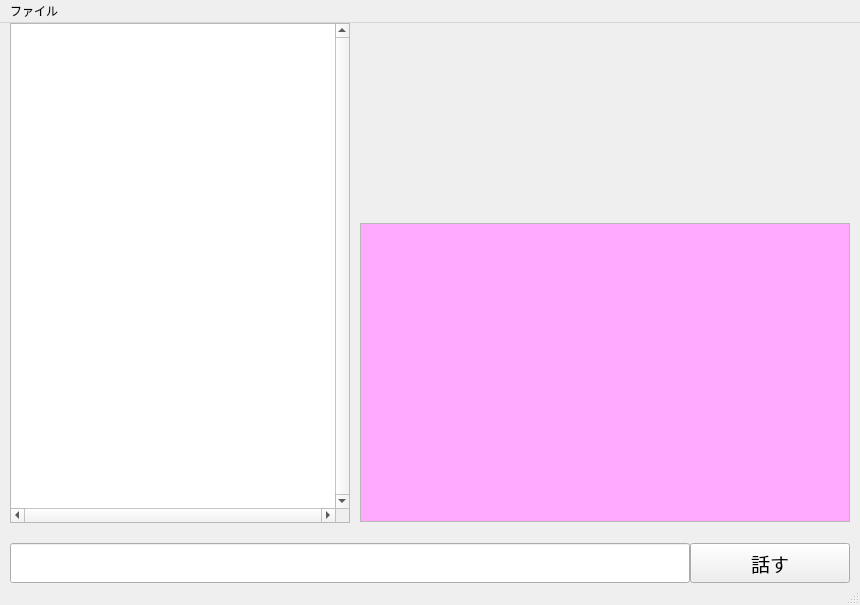
<?xml version="1.0" encoding="UTF-8"?>
<ui version="4.0">
 <class>MainWindow</class>
 <widget class="QMainWindow" name="MainWindow">
  <property name="geometry">
   <rect>
    <x>0</x>
    <y>0</y>
    <width>860</width>
    <height>605</height>
   </rect>
  </property>
  <property name="windowTitle">
   <string>MainWindow</string>
  </property>
  <widget class="QWidget" name="centralwidget">
   <widget class="QListWidget" name="listLog">
    <property name="geometry">
     <rect>
      <x>10</x>
      <y>0</y>
      <width>340</width>
      <height>500</height>
     </rect>
    </property>
    <property name="font">
     <font>
      <pointsize>10</pointsize>
     </font>
    </property>
    <property name="verticalScrollBarPolicy">
     <enum>Qt::ScrollBarAlwaysOn</enum>
    </property>
    <property name="horizontalScrollBarPolicy">
     <enum>Qt::ScrollBarAlwaysOn</enum>
    </property>
   </widget>
   <widget class="QLineEdit" name="lineEdit">
    <property name="geometry">
     <rect>
      <x>10</x>
      <y>520</y>
      <width>680</width>
      <height>40</height>
     </rect>
    </property>
    <property name="font">
     <font>
      <pointsize>14</pointsize>
     </font>
    </property>
   </widget>
   <widget class="QPushButton" name="buttonTalk">
    <property name="geometry">
     <rect>
      <x>690</x>
      <y>520</y>
      <width>160</width>
      <height>40</height>
     </rect>
    </property>
    <property name="font">
     <font>
      <pointsize>14</pointsize>
     </font>
    </property>
    <property name="text">
     <string>話す</string>
    </property>
   </widget>
   <widget class="QLabel" name="labelShowing">
    <property name="geometry">
     <rect>
      <x>350</x>
      <y>0</y>
      <width>500</width>
      <height>200</height>
     </rect>
    </property>
    <property name="text">
     <string/>
    </property>
    <property name="pixmap">
     <pixmap resource="qt_resours.qrc">:/re/python-powered.png</pixmap>
    </property>
    <property name="alignment">
     <set>Qt::AlignCenter</set>
    </property>
   </widget>
   <widget class="QTextEdit" name="textEdit">
    <property name="geometry">
     <rect>
      <x>360</x>
      <y>200</y>
      <width>490</width>
      <height>299</height>
     </rect>
    </property>
    <property name="palette">
     <palette>
      <active>
       <colorrole role="Base">
        <brush brushstyle="SolidPattern">
         <color alpha="255">
          <red>255</red>
          <green>170</green>
          <blue>255</blue>
         </color>
        </brush>
       </colorrole>
      </active>
      <inactive>
       <colorrole role="Base">
        <brush brushstyle="SolidPattern">
         <color alpha="255">
          <red>255</red>
          <green>170</green>
          <blue>255</blue>
         </color>
        </brush>
       </colorrole>
      </inactive>
      <disabled>
       <colorrole role="Base">
        <brush brushstyle="SolidPattern">
         <color alpha="255">
          <red>240</red>
          <green>240</green>
          <blue>240</blue>
         </color>
        </brush>
       </colorrole>
      </disabled>
     </palette>
    </property>
    <property name="font">
     <font>
      <pointsize>14</pointsize>
     </font>
    </property>
   </widget>
  </widget>
  <widget class="QMenuBar" name="menubar">
   <property name="geometry">
    <rect>
     <x>0</x>
     <y>0</y>
     <width>860</width>
     <height>21</height>
    </rect>
   </property>
   <widget class="QMenu" name="menu">
    <property name="title">
     <string>ファイル</string>
    </property>
    <addaction name="menuClose"/>
   </widget>
   <addaction name="menu"/>
  </widget>
  <widget class="QStatusBar" name="statusbar"/>
  <action name="menuClose">
   <property name="text">
    <string>閉じる</string>
   </property>
  </action>
 </widget>
 <resources>
  <include location="qt_resours.qrc"/>
 </resources>
 <connections>
  <connection>
   <sender>menuClose</sender>
   <signal>triggered()</signal>
   <receiver>MainWindow</receiver>
   <slot>close()</slot>
   <hints>
    <hint type="sourcelabel">
     <x>-1</x>
     <y>-1</y>
    </hint>
    <hint type="destinationlabel">
     <x>429</x>
     <y>302</y>
    </hint>
   </hints>
  </connection>
  <connection>
   <sender>buttonTalk</sender>
   <signal>clicked()</signal>
   <receiver>MainWindow</receiver>
   <slot>buttonTalkSlot()</slot>
   <hints>
    <hint type="sourcelabel">
     <x>731</x>
     <y>555</y>
    </hint>
    <hint type="destinationlabel">
     <x>681</x>
     <y>526</y>
    </hint>
   </hints>
  </connection>
 </connections>
 <slots>
  <slot>buttonTalkSlot()</slot>
 </slots>
</ui>
